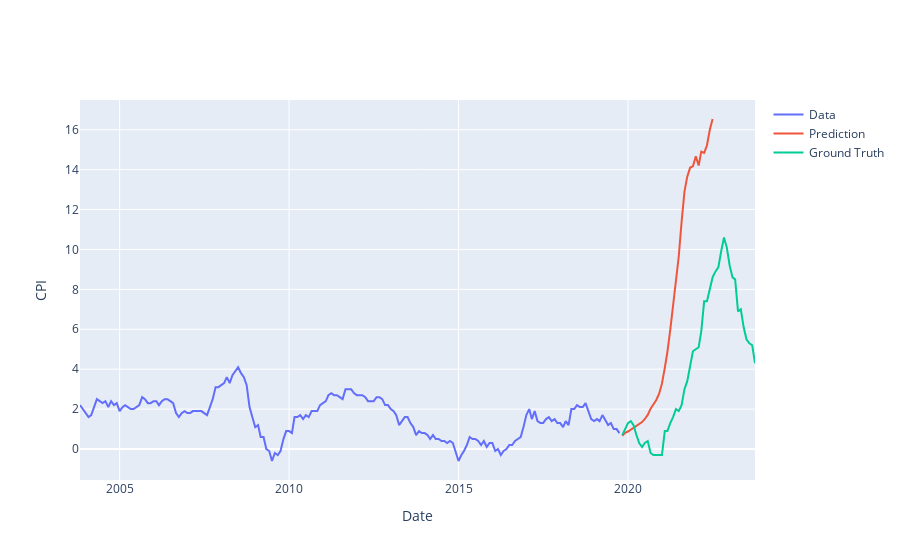

The notebook cell saved with this chart:
### Markdown cell above
### Previsão do CPI usando LSTM com o dataset completo

### Code cell
data = pd.read_csv('dataset.csv', sep=';')
# Convert the 'month' column to datetime format
data['month'] = pd.to_datetime(data['month']).dt.to_period('M')
# Set the 'month' column as the index
data.set_index('month', drop=True)
data = data.drop(data.index[239:])
Y = data[['CPI']].values
Y = Y.reshape((-1,1))
split_percent = 0.80
split = int(split_percent*len(Y))
Y_train = Y[:split]
Y_test = Y[split:]
data_train = data['month'][:split]
data_test = data['month'][split:]
data_train_str = data_train.astype(str)
data_test_str = data_test.astype(str)
print(len(Y_train))
print(len(Y_test))
look_back = 15
train_generator = TimeseriesGenerator(Y_train, Y_train, length=look_back, batch_size=20)     
test_generator = TimeseriesGenerator(Y_test, Y_test, length=look_back, batch_size=1)
model = Sequential()
model.add(
    LSTM(10,
        activation='relu',
        input_shape=(look_back,1))
)
model.add(Dense(1))
model.compile(optimizer='adam', loss='mse')

num_epochs = 25
model.fit(train_generator, epochs=num_epochs, verbose=1)

prediction = model.predict(test_generator)

Y_train = Y_train.reshape((-1))
Y_test = Y_test.reshape((-1))
prediction = prediction.reshape((-1))

trace1 = go.Scatter(
    x = data_train_str,
    y = Y_train,
    mode = 'lines',
    name = 'Data'
)
trace2 = go.Scatter(
    x = data_test_str,
    y = prediction,
    mode = 'lines',
    name = 'Prediction'
)
trace3 = go.Scatter(
    x = data_test_str,
    y = Y_test,
    mode='lines',
    name = 'Ground Truth'
)
layout = go.Layout(
    xaxis = {'title' : "Date"},
    yaxis = {'title' : "CPI"}
)
fig = go.Figure(data=[trace1, trace2, trace3], layout=layout)
fig.show()

### Figure 1 — Plotly figure (JSON) as saved in the notebook; plotly's stock layout.template omitted (floating-point values rounded to 4 significant figures; data arrays with more than 128 entries replaced by an {"elided": "..."} marker saying what was removed)
{"data": [{"mode": "lines", "name": "Data", "type": "scatter", "x": {"elided": "191 str values"}, "y": {"elided": "191 float values"}}, {"mode": "lines", "name": "Prediction", "type": "scatter", "x": ["2019-11", "2019-12", "2020-01", "2020-02", "2020-03", "2020-04", "2020-05", "2020-06", "2020-07", "2020-08", "2020-09", "2020-10", "2020-11", "2020-12", "2021-01", "2021-02", "2021-03", "2021-04", "2021-05", "2021-06", "2021-07", "2021-08", "2021-09", "2021-10", "2021-11", "2021-12", "2022-01", "2022-02", "2022-03", "2022-04", "2022-05", "2022-06", "2022-07", "2022-08", "2022-09", "2022-10", "2022-11", "2022-12", "2023-01", "2023-02", "2023-03", "2023-04", "2023-05", "2023-06", "2023-07", "2023-08", "2023-09", "2023-10"], "y": [0.6635, 0.8117, 0.8775, 0.9682, 1.059, 1.174, 1.245, 1.351, 1.505, 1.709, 2.023, 2.246, 2.459, 2.76, 3.27, 4.067, 4.861, 5.983, 7.109, 8.347, 9.636, 11.39, 12.9, 13.65, 14.1, 14.16, 14.66, 14.21, 14.91, 14.84, 15.21, 16.0, 16.54]}, {"mode": "lines", "name": "Ground Truth", "type": "scatter", "x": ["2019-11", "2019-12", "2020-01", "2020-02", "2020-03", "2020-04", "2020-05", "2020-06", "2020-07", "2020-08", "2020-09", "2020-10", "2020-11", "2020-12", "2021-01", "2021-02", "2021-03", "2021-04", "2021-05", "2021-06", "2021-07", "2021-08", "2021-09", "2021-10", "2021-11", "2021-12", "2022-01", "2022-02", "2022-03", "2022-04", "2022-05", "2022-06", "2022-07", "2022-08", "2022-09", "2022-10", "2022-11", "2022-12", "2023-01", "2023-02", "2023-03", "2023-04", "2023-05", "2023-06", "2023-07", "2023-08", "2023-09", "2023-10"], "y": [0.7, 1, 1.3, 1.4, 1.2, 0.7, 0.3, 0.1, 0.3, 0.4, -0.2, -0.3, -0.3, -0.3, -0.3, 0.9, 0.9, 1.3, 1.6, 2, 1.9, 2.2, 3, 3.4, 4.1, 4.9, 5, 5.1, 5.9, 7.4, 7.4, 8.1, 8.6, 8.9, 9.1, 9.9, 10.6, 10.1, 9.2, 8.6, 8.5, 6.9, 7, 6.1, 5.5, 5.3, 5.2, 4.3]}], "layout": {"xaxis": {"title": {"text": "Date"}}, "yaxis": {"title": {"text": "CPI"}}}}
